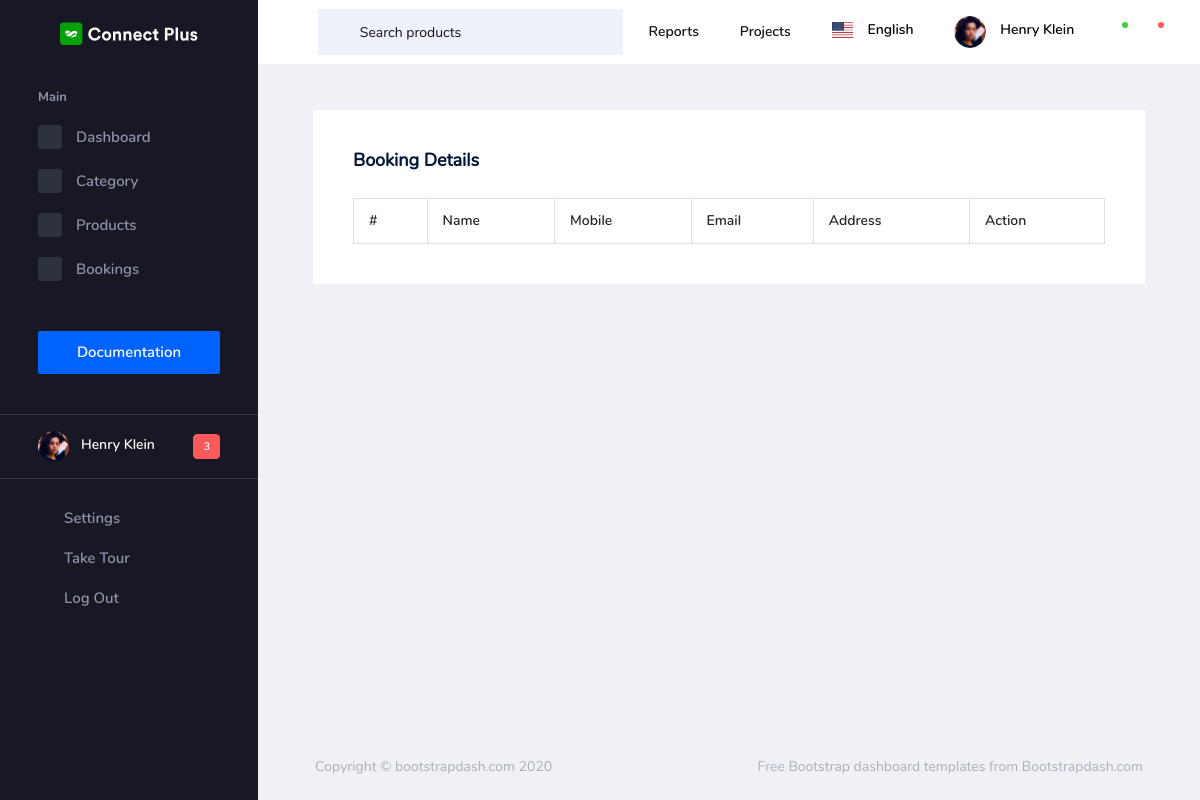
The app's page /AdminApp/display_booking/, older data.
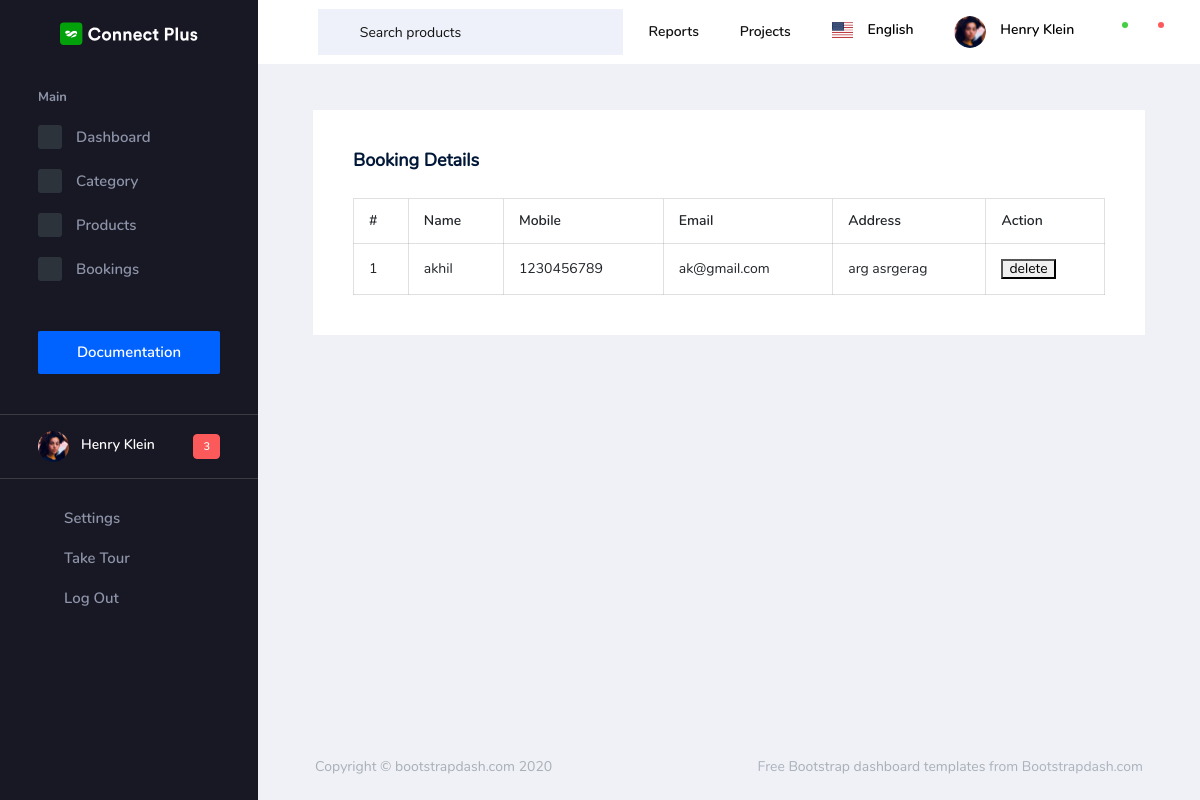
The same page, newer data.
### WebApp/models.py (models this page shows)
class ContactDb(models.Model):
    Name = models.CharField(max_length=100, null=True, blank=True)
    Email = models.EmailField(max_length=100, null=True, blank=True)
    Mobile = models.IntegerField(null=True, blank=True)
    Address = models.CharField(max_length=200, null=True, blank=True)

### AdminApp/views.py (the view)
# urls.py: path('display_booking/', views.display_booking, name="display_booking"),
def display_booking(request):
    data = ContactDb.objects.all()
    return render(request, "display_bookings.html", {'data': data})

### AdminApp/templates/display_bookings.html (shortened to what this page needs)
<!DOCTYPE html>
{% extends 'index.html' %}
{% block content %}
<html lang="en">
<head>
</head>
<body>
<div class="col-lg-12 stretch-card">
    <div class="card">
        <div class="card-body">
            <h4 class="card-title">Booking details</h4>
            <table class="table table-bordered ">
                <thead>
                <tr>
                    <th> #</th>
                    <th> Name</th>
                    <th> Mobile</th>
                    <th> Email</th>
                    <th> Address</th>
                    <th> Action</th>
                </tr>
                </thead>
                <tbody>
                {% for d in data %}
                <tr>
                    <td>{{forloop.counter}}</td>
                    <td>{{d.Name}}</td>
                    <td>{{d.Mobile}}</td>
                    <td>{{d.Email}}</td>
                    <td>{{d.Address}}</td>
                    <td><button>delete</button></td>
                </tr>
                {% endfor %}
                </tbody>
            </table>
        </div>
    </div>
</div>
</body>
</html>
{% endblock %}

Row changes from the older to the newer data that the page shows:
added ContactDb: Name "akhil", Mobile "1230456789", Email "ak@gmail.com", Address "arg asrgerag"
